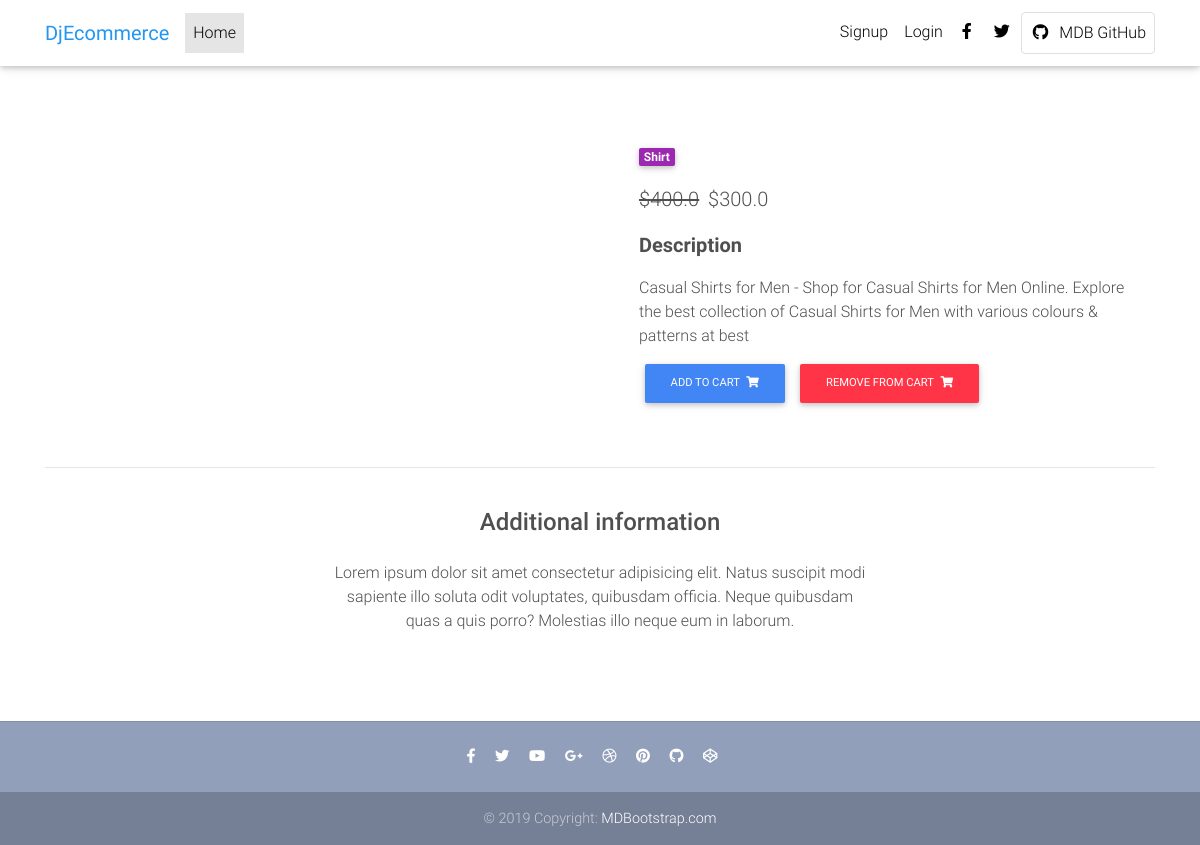
/products/Denim-shirt-2/, run on an earlier commit of the app's database.
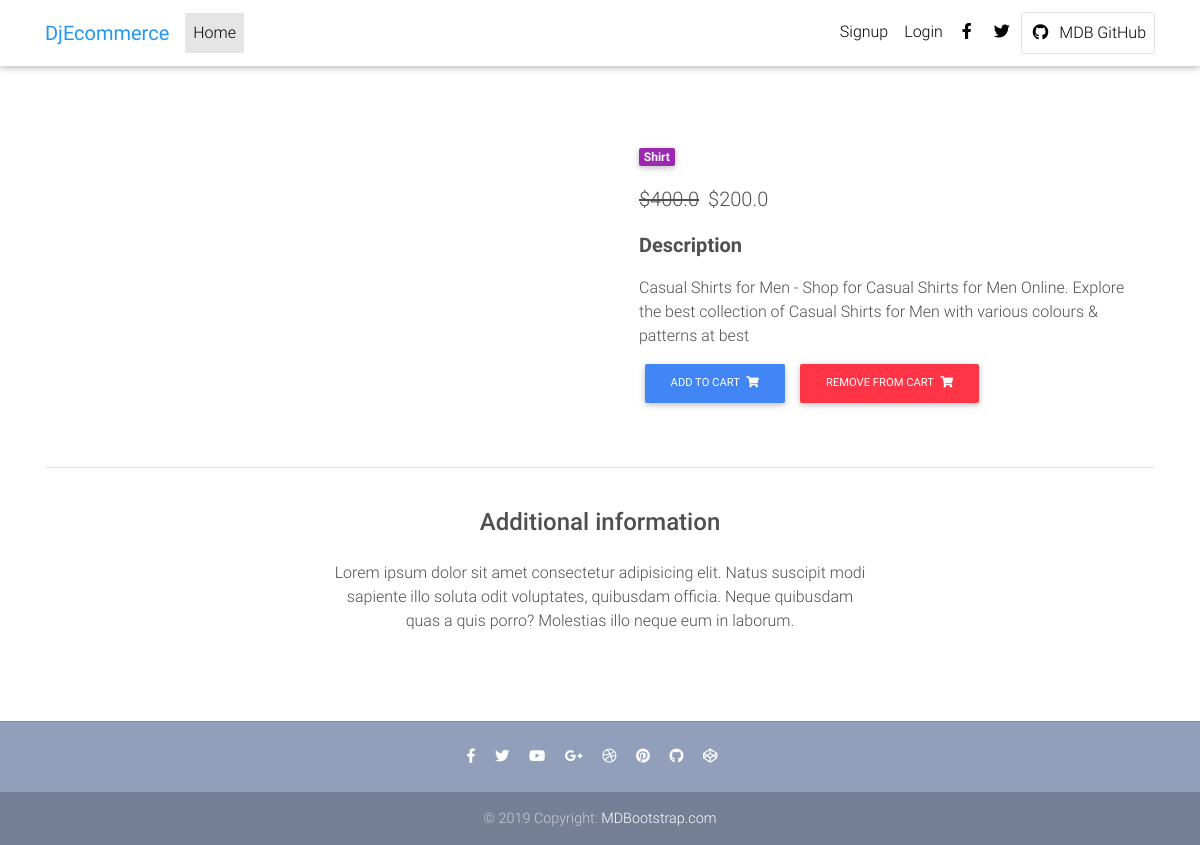
And on a later commit of the database.
### core/models.py (models this page shows, shortened)
class Item(models.Model):
    title = models.CharField(max_length=100)
    price = models.FloatField()
    discount_price = models.FloatField(blank=True , null=True)
    category = models.CharField(choices=category_choices , max_length=2)
    label = models.CharField(choices=label_choices , max_length=1)
    description = models.TextField(max_length=200)
    slug = models.SlugField()
    def get_add_to_cart_url(self):
        return reverse('core:AddToCart' , kwargs= {
            'slug' : self.slug
        })
    def get_remove_from_cart_url(self):
        return reverse('core:RemoveFromCart' , kwargs= {
            'slug' : self.slug
        })

### core/views.py (the view)
# urls.py: path('products/<slug>/' , views.ItemDetails.as_view() , name='ItemDetails'),
class ItemDetails(DetailView):
    model = Item
    template_name = 'product-page.html'

### templates/product-page.html (shortened to what this page needs)
{% extends 'base.html' %}
{% block body_block %}
  <main class="mt-5 pt-4">
    <div class="container dark-grey-text mt-5">
      <div class="row wow fadeIn">
        <div class="col-md-6 mb-4">
        </div>
        <div class="col-md-6 mb-4">
          <div class="p-4">
            <div class="mb-3">
              <a href="">
                <span class="badge purple mr-1">{{object.get_category_display}}</span>
              </a>
            </div>
            <p class="lead">
              {% if object.discount_price %}
              <span class="mr-1">
                <del>${{object.price}}</del>
              </span>
              <span>${{object.discount_price}}</span>
              {% else %}
              <span>${{object.price}}</span>
              {% endif %}
            </p>
            <p class="lead font-weight-bold">Description</p>
            <p>{{object.description}}</p>
              <a href="{{ object.get_add_to_cart_url }}" class="btn btn-primary btn-md my-0 p">Add to cart
                <i class="fas fa-shopping-cart ml-1"></i>
              </a>
              <a href="{{ object.get_remove_from_cart_url }}" class="btn btn-danger btn-md my-0 p">Remove from cart
                <i class="fas fa-shopping-cart ml-1"></i>
              </a>
          </div>
        </div>
      </div>
      <hr>
      <div class="row d-flex justify-content-center wow fadeIn">
        <div class="col-md-6 text-center">
          <h4 class="my-4 h4">Additional information</h4>
          <p>Lorem ipsum dolor sit amet consectetur adipisicing elit. Natus suscipit modi sapiente illo soluta odit
            voluptates,
            quibusdam officia. Neque quibusdam quas a quis porro? Molestias illo neque eum in laborum.</p>
        </div>
      </div>
      <div class="row wow fadeIn">
        <div class="col-lg-4 col-md-12 mb-4">
        </div>
        <div class="col-lg-4 col-md-6 mb-4">
        </div>
        <div class="col-lg-4 col-md-6 mb-4">
        </div>
      </div>
    </div>
  </main>
  {% endblock %}

What changed in the data, as far as the page shows it:
changed Item "Shirt": discount_price "300.0" → "200.0"
